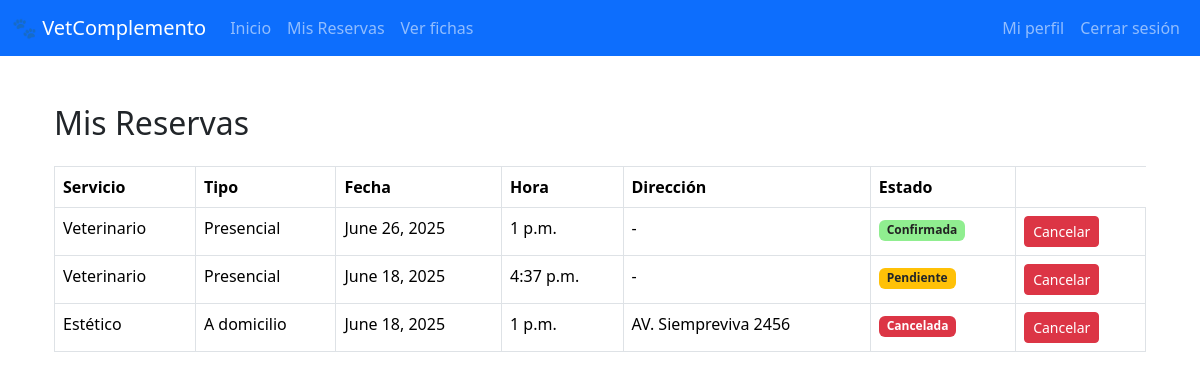
The app's page /reservas/ (signed in) with its own data.
### core/models.py (models this page shows, shortened)
class Reserva(models.Model):
    ESTADOS = [
        ('pendiente', 'Pendiente'),
        ('confirmada', 'Confirmada'),
        ('en_camino', 'En camino'),         # solo a domicilio
        ('en_espera', 'En espera'),         # solo presencial
        ('en_atencion', 'En atención'),
        ('finalizada', 'Finalizada'),
        ('cancelada', 'Cancelada'),
        ('no_asistio', 'No asistió'),
    ]
    TIPO_SERVICIO_CHOICES = [
        ('veterinario', 'Veterinario'),
        ('estetico', 'Estético'),
    ]
    TIPO_RESERVA_CHOICES = [
        ('presencial', 'Presencial'),
        ('domicilio', 'A domicilio'),
    ]
    cliente = models.ForeignKey(Usuario, on_delete=models.CASCADE, limit_choices_to={'tipo_usuario': 'cliente'})
    tipo_servicio = models.CharField(max_length=20, choices=TIPO_SERVICIO_CHOICES)
    tipo_reserva = models.CharField(max_length=20, choices=TIPO_RESERVA_CHOICES)
    direccion = models.CharField(max_length=255, blank=True, null=True)  # obligatoria si es a domicilio
    estado = models.CharField(max_length=20, choices=ESTADOS, default='pendiente')
    fecha_creacion = models.DateTimeField(auto_now_add=True)
    fecha = models.DateField()
    hora = models.TimeField()

### app/views.py (the view)
# urls.py: path('reservas/', views.ver_reservas_cliente, name='ver_reservas'),
@login_required
def ver_reservas_cliente(request):
    if request.user.tipo_usuario != 'cliente':
        return HttpResponseForbidden("Acceso denegado.")
    reservas = Reserva.objects.filter(cliente=request.user).order_by('-fecha', '-hora')
    return render(request, 'pages/ver_reservas.html', {
        'reservas': reservas,
        'today': date.today()
    })

### app/templates/pages/ver_reservas.html (shortened to what this page needs)
{% extends 'base/base.html' %}
{% block content %}
<div class="container mt-5">
    <h2 class="mb-4">Mis Reservas</h2>
    {% if reservas %}
        <table class="table table-bordered">
            <thead>
                <tr>
                <th>Servicio</th>
                <th>Tipo</th>
                <th>Fecha</th>
                <th>Hora</th>
                <th>Dirección</th>
                <th>Estado</th>
                </tr>
            </thead>
            <tbody>
                {% for reserva in reservas %}
                <tr>
                    <td>{{ reserva.get_tipo_servicio_display }}</td>
                    <td>{{ reserva.get_tipo_reserva_display }}</td>
                    <td>{{ reserva.fecha }}</td>
                    <td>{{ reserva.hora }}</td>
                    <td>{{ reserva.direccion|default:"-" }}</td>
                    <td>
                        {% if reserva.get_estado_display == "Pendiente" %}
                            <span class="badge bg-warning text-dark">{{ reserva.get_estado_display }}</span>
                        {% elif reserva.get_estado_display == "Confirmada" %}
                            <span class="badge" style="background-color: #90ee90; color: #222;">{{ reserva.get_estado_display }}</span>
                        {% elif reserva.get_estado_display == "Cancelada" %}
                            <span class="badge bg-danger">{{ reserva.get_estado_display }}</span>
                        {% elif reserva.get_estado_display == "Cerrada" %}
                            <span class="badge bg-success">{{ reserva.get_estado_display }}</span>
                        {% else %}
                            <span class="badge bg-secondary">{{ reserva.get_estado_display }}</span>
                        {% endif %}
                    </td>
                    <td>
                    {% if reserva.fecha >= today %}
                        <form method="post" action="{% url 'cancelar_reserva_cliente' reserva.id %}">
                        <button type="submit" class="btn btn-sm btn-danger">Cancelar</button>
                        </form>
                    {% else %}
                        <span class="text-muted">No cancelable</span>
                    {% endif %}
                    </td>
                </tr>
                {% endfor %}
            </tbody>
        </table>
    {% else %}
        <p>No tienes reservas registradas.</p>
    {% endif %}
</div>
{% endblock %}

### app/templates/base/base.html (shortened to what this page needs)
{% load static %}
<!DOCTYPE html>
<html lang="es">
<head>
    <link rel="stylesheet" href="{% static 'css/bootstrap.min.css' %}">
</head>
<body>
    <nav class="navbar navbar-expand-lg navbar-dark bg-primary mb-4">
        <div class="container-fluid">
            <a class="navbar-brand" href="#">🐾 VetComplemento</a>
            <div class="collapse navbar-collapse" id="navbarNav">
                <ul class="navbar-nav me-auto">
                    <li class="nav-item"><a class="nav-link" href="/">Inicio</a></li>
                    {% if user.is_authenticated %}
                        {% if user.tipo_usuario == 'cliente' %}
                            <li class="nav-item"><a class="nav-link" href="{% url 'ver_reservas' %}">Mis Reservas</a></li>
                            <li class="nav-item"><a class="nav-link" href="">Ver fichas</a></li>
                        {% elif user.tipo_usuario == 'recepcion' %}
                            <li class="nav-item"><a class="nav-link" href="{% url 'panel' %}">Reservas Presenciales</a></li>
                            <li class="nav-item"><a class="nav-link" href="{% url 'registrar_dueno' %}">Registrar Dueño</a></li>
                            <li class="nav-item"><a class="nav-link" href="{% url 'registrar_mascota' %}">Registrar mascota</a></li>
                        {% elif user.tipo_usuario == 'veterinario' %}
                            <li class="nav-item"><a class="nav-link" href="{% url 'panel' %}">Fichas Médicas</a></li>
                        {% elif user.tipo_usuario == 'operador' %}
                            <li class="nav-item"><a class="nav-link" href="{% url 'panel' %}">Gestionar Domicilios</a></li>
                        {% elif user.tipo_usuario == 'estilista' %}
                            <li class="nav-item"><a class="nav-link" href="{% url 'panel' %}">Citas Estéticas</a></li>
                        {% endif %}
                    {% endif %}
                </ul>
                <ul class="navbar-nav">
                    {% if user.is_authenticated %}
                        <li class="nav-item"><a class="nav-link" href="/perfil/">Mi perfil</a></li>
                        <li class="nav-item"><a class="nav-link" href="/logout/">Cerrar sesión</a></li>
                    {% else %}
                        <li class="nav-item"><a class="nav-link" href="/login/">Iniciar sesión</a></li>
                        <li class="nav-item"><a class="nav-link" href="/registro/">Registrarse</a></li>
                    {% endif %}
                </ul>
            </div>
        </div>
    </nav>
    <div class="container">
        {% block content %}
        {% endblock %}
    </div>
</body>
</html>

### records on screen
Reserva: tipo_servicio "Veterinario", tipo_reserva "Presencial", fecha "June 26, 2025", hora "1 p.m.", direccion "-", estado "Confirmada", shows "Cancelar"
Reserva: tipo_servicio "Veterinario", tipo_reserva "Presencial", fecha "June 18, 2025", hora "4:37 p.m.", direccion "-", estado "Pendiente", shows "Cancelar"
Reserva: tipo_servicio "Estético", tipo_reserva "A domicilio", fecha "June 18, 2025", hora "1 p.m.", direccion "AV. Siempreviva 2456", estado "Cancelada", shows "Cancelar"
